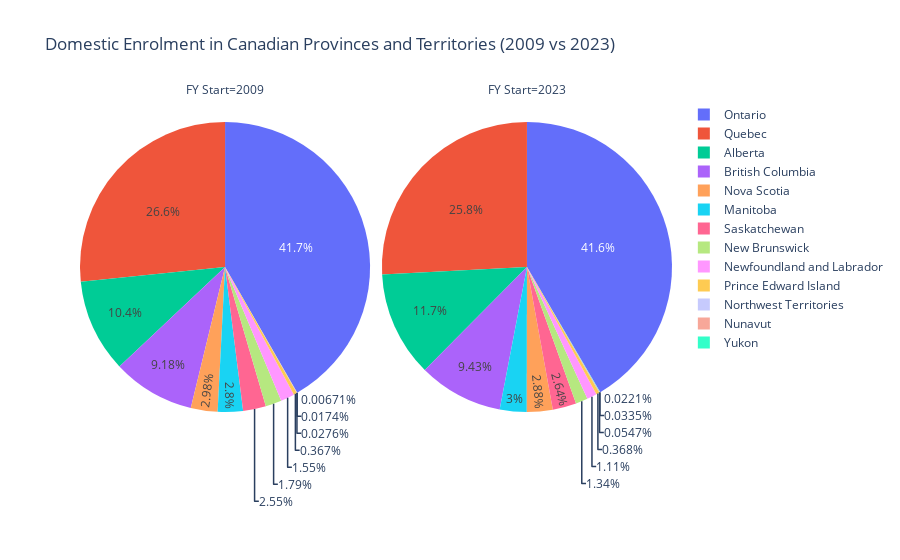

The notebook cell saved with this chart:
### Markdown cell above
The domestic enrolment has been essentially flat in the last fourteen years. On an individual province level, we can see gentle declines in the Maritime provinces, slight growth in the Prairies and the largest provinces such as ON and BC effectively the same.

What is the share of domestic students among provinces?

### Code cell
# create a pie chart of provinces_df 2009 and 2022 Enrolment data
provinces_df_09_23 = provinces_df[provinces_df['FY Start'].isin([2009, 2023])]  # Filter for 2009 and 2023 data

# pie chart
fig = px.pie(
    provinces_df_09_23,
    names='Province/Territory',
    values='Enrolment',
    facet_col='FY Start', # splits by FY Start
    title='Domestic Enrolment in Canadian Provinces and Territories (2009 vs 2023)',
)

# fig.update_traces(textinfo='label+percent')  # Show province labels and percentages

# Display the plot
fig.show()

### Figure 1 — Plotly figure (JSON) as saved in the notebook; plotly's stock layout.template omitted (floating-point values rounded to 4 significant figures)
{"data": [{"domain": {"x": [0, 0.49], "y": [0, 1]}, "hovertemplate": "FY Start=2009<br>Province/Territory=%{label}<br>Enrolment=%{value}<extra></extra>", "labels": ["Newfoundland and Labrador", "Prince Edward Island", "Nova Scotia", "New Brunswick", "Quebec", "Ontario", "Manitoba", "Saskatchewan", "Alberta", "British Columbia", "Yukon", "Northwest Territories", "Nunavut"], "legendgroup": "", "name": "", "showlegend": true, "type": "pie", "values": [20031, 4755, 38670, 23190, 345096, 540399, 36318, 33045, 134565, 119001, 87, 357, 225]}, {"domain": {"x": [0.51, 1], "y": [0, 1]}, "hovertemplate": "FY Start=2023<br>Province/Territory=%{label}<br>Enrolment=%{value}<extra></extra>", "labels": ["Newfoundland and Labrador", "Prince Edward Island", "Nova Scotia", "New Brunswick", "Quebec", "Ontario", "Manitoba", "Saskatchewan", "Alberta", "British Columbia", "Yukon", "Northwest Territories", "Nunavut"], "legendgroup": "", "name": "", "showlegend": true, "type": "pie", "values": [14931, 4947, 38655, 18060, 346995, 558747, 40287, 35436, 157788, 126744, 450, 297, 735]}], "layout": {"annotations": [{"font": {}, "showarrow": false, "text": "FY Start=2009", "x": 0.245, "xanchor": "center", "xref": "paper", "y": 1, "yanchor": "bottom", "yref": "paper"}, {"font": {}, "showarrow": false, "text": "FY Start=2023", "x": 0.755, "xanchor": "center", "xref": "paper", "y": 1, "yanchor": "bottom", "yref": "paper"}], "legend": {"tracegroupgap": 0}, "title": {"text": "Domestic Enrolment in Canadian Provinces and Territories (2009 vs 2023)"}}}
